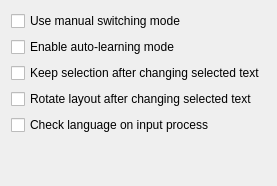
         <widget class="QWidget" name="tabMain">
          <attribute name="title">
           <string>Main</string>
          </attribute>
          <layout class="QGridLayout" name="gridLayout_2">
           <item row="0" column="0">
            <layout class="QVBoxLayout" name="verticalLayout_2">
             <item>
              <widget class="QCheckBox" name="chkGenMain_ManualSwitch">
               <property name="text">
                <string>Use manual switching mode</string>
               </property>
              </widget>
             </item>
             <item>
              <widget class="QCheckBox" name="chkGenMain_AutoLearning">
               <property name="text">
                <string>Enable auto-learning mode</string>
               </property>
              </widget>
             </item>
             <item>
              <widget class="QCheckBox" name="chkGenMain_KeepSelect">
               <property name="text">
                <string>Keep selection after changing selected text</string>
               </property>
              </widget>
             </item>
             <item>
              <widget class="QCheckBox" name="chkGenMain_RotateLayout">
               <property name="text">
                <string>Rotate layout after changing selected text</string>
               </property>
              </widget>
             </item>
             <item>
              <widget class="QCheckBox" name="chkGenMain_CheckLang">
               <property name="text">
                <string>Check language on input process</string>
               </property>
              </widget>
             </item>
            </layout>
           </item>
           <item row="1" column="0">
            <spacer name="verticalSpacer">
             <property name="orientation">
              <enum>Qt::Vertical</enum>
             </property>
             <property name="sizeHint" stdset="0">
              <size>
               <width>20</width>
               <height>40</height>
              </size>
             </property>
            </spacer>
           </item>
          </layout>
         </widget>
